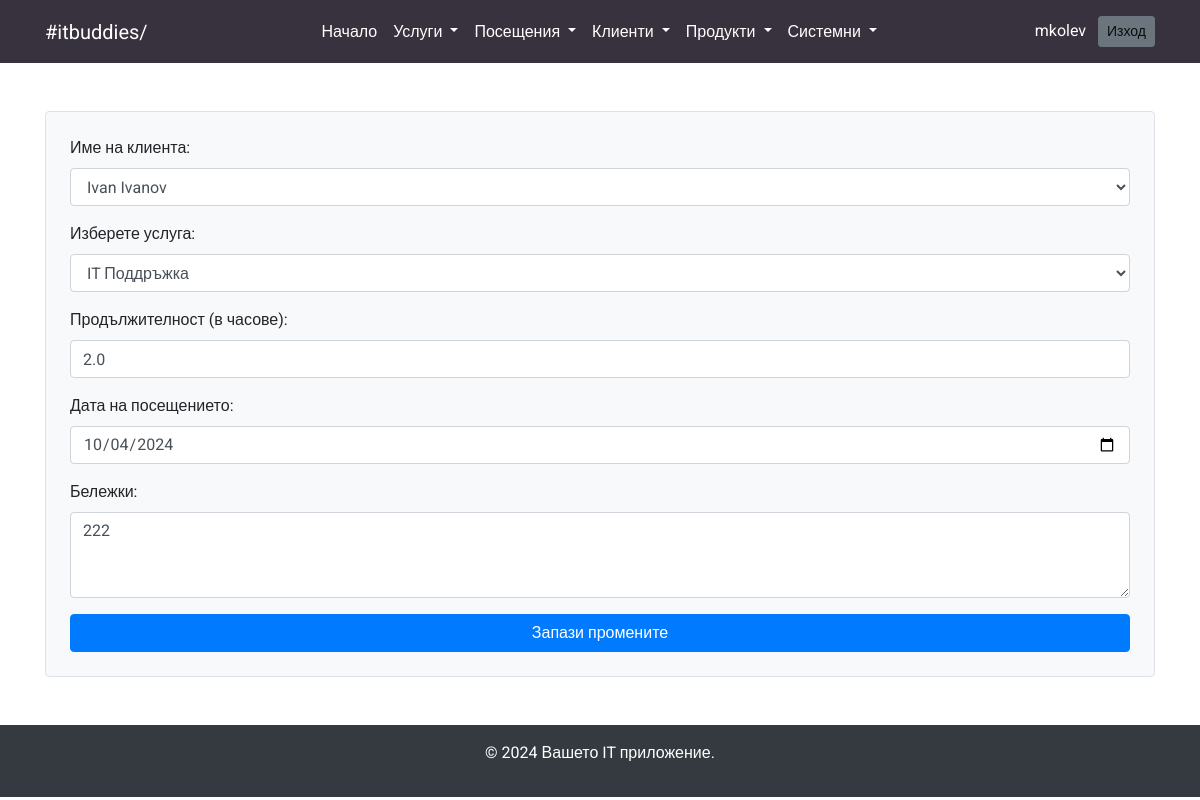
The page /visits/edit/1 (signed in) on the database as committed earlier.
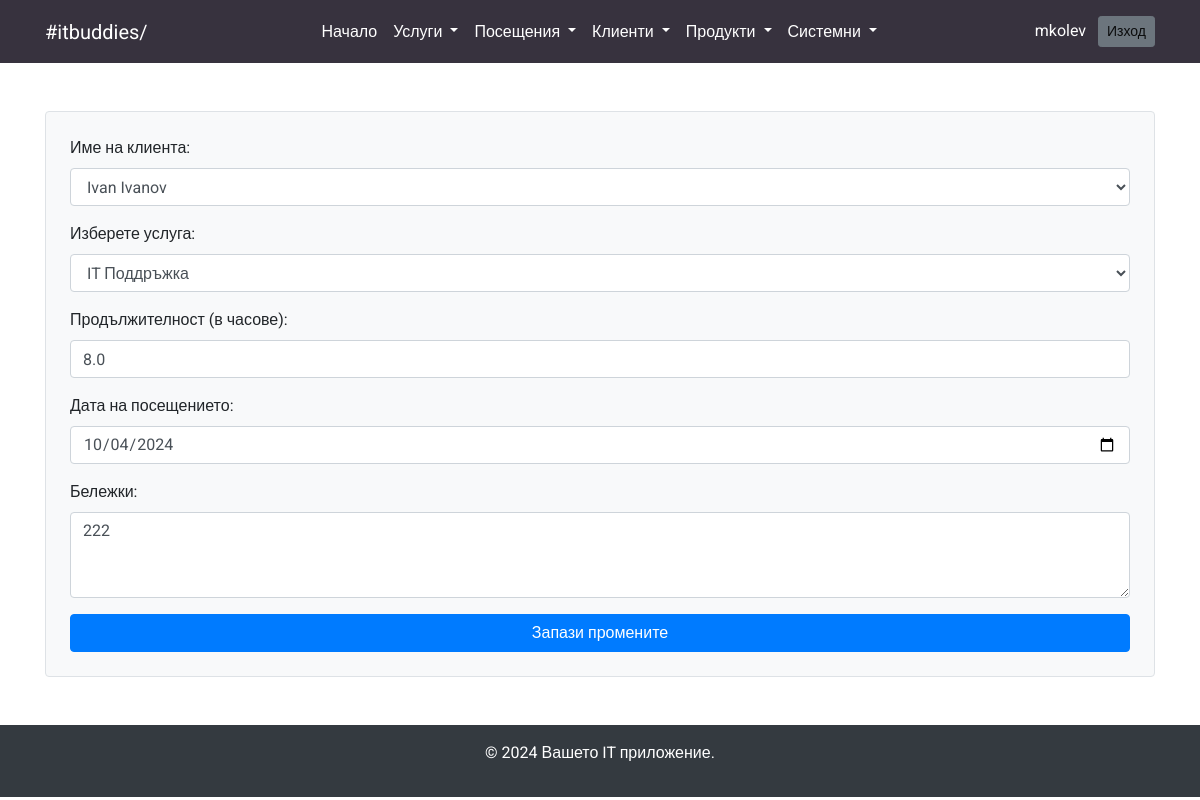
The same page on the database as committed later.
### models.py (models this page shows)
class Visit(db.Model):
    id = db.Column(db.Integer, primary_key=True)
    client_id = db.Column(db.Integer, db.ForeignKey('client.id'), nullable=False)  # Външна връзка към клиента
    service_id = db.Column(db.Integer, db.ForeignKey('service.id'), nullable=False)
    duration = db.Column(db.Float, nullable=False)  # Продължителност в часове
    notes = db.Column(db.String(200), nullable=True)
    visit_date = db.Column(db.DateTime, default=datetime.utcnow)  # Дата на посещението
    employee_id = db.Column(db.Integer, db.ForeignKey('employee.id'), nullable=False)  # Свързване с модела за служители
    employee = db.relationship('Employee', backref='visits')  # Релация
    service = db.relationship('Service', backref='visits')  # Връзка към Service

class Client(db.Model):
    id = db.Column(db.Integer, primary_key=True)
    name = db.Column(db.String(100), nullable=False)
    email = db.Column(db.String(100), nullable=True)  # Опционално поле за имейл
    phone = db.Column(db.String(15), nullable=True)  # Опционално поле за телефон
    visits = db.relationship('Visit', backref='client', lazy=True)  # Връзка към Visit

class Service(db.Model):
    id = db.Column(db.Integer, primary_key=True)
    name = db.Column(db.String(100), nullable=False)
    description = db.Column(db.String(200), nullable=True)
    price = db.Column(db.Float, nullable=False)

### routes/visits.py (the view, shortened to what this page needs)
@visits_bp.route('/edit/<int:visit_id>', methods=['GET', 'POST'])
@login_required
def edit_visit(visit_id):
    visit = Visit.query.get_or_404(visit_id)
    services = Service.query.all()
    clients = Client.query.all()  # Добавяне на клиенти
    return render_template('edit_visit.html', visit=visit, services=services, clients=clients)

### app.py (called while the page is built)
@login_manager.user_loader
def load_user(user_id):
    return User.query.get(int(user_id))

### templates/edit_visit.html (shortened to what this page needs)
{% include 'header.html' %}
    {% include 'navbar.html' %}
    <main class="container my-5">
        <form action="{{ url_for('visits.edit_visit', visit_id=visit.id) }}" method="POST" class="bg-light p-4 border rounded">
            <div class="form-group">
                <label for="client_name">Име на клиента:</label>
                <select id="client_id" name="client_id" class="form-control" required>
                    {% for client in clients %}
                    <option value="{{ client.id }}" {% if client.id == visit.client_id %}selected{% endif %}>{{ client.name }}</option>
                    {% endfor %}
                </select>
            </div>
            <div class="form-group">
                <label for="service_id">Изберете услуга:</label>
                <select id="service_id" name="service_id" class="form-control" required>
                    {% for service in services %}
                    <option value="{{ service.id }}" {% if service.id == visit.service_id %}selected{% endif %}>{{ service.name }}</option>
                    {% endfor %}
                </select>
            </div>
            <div class="form-group">
                <label for="duration">Продължителност (в часове):</label>
                <input type="number" id="duration" name="duration" class="form-control" value="{{ visit.duration }}" required step="0.01">
            </div>
            <div class="form-group">
                <label for="visit_date">Дата на посещението:</label>
                <input type="date" id="visit_date" name="visit_date" class="form-control" value="{{ visit.visit_date.strftime('%Y-%m-%d') }}" required>
            </div>
            <div class="form-group">
                <label for="notes">Бележки:</label>
                <textarea id="notes" name="notes" class="form-control" rows="3">{{ visit.notes }}</textarea>
            </div>
            <button type="submit" class="btn btn-primary btn-block">Запази промените</button>
        </form>
    </main>
    <footer class="bg-dark text-white text-center py-3">
        <p>© 2024 Вашето IT приложение.</p>
    </footer>
</body>
</html>

Rows that differ between the two databases and show on the page:
changed Visit "Ivan Ivanov": duration "2.0" → "8.0"
